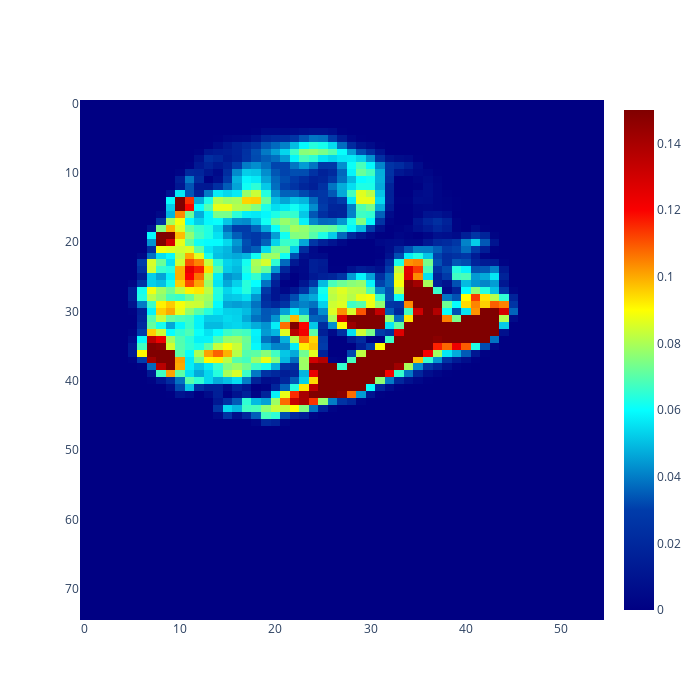

Notebook cell for this chart:
### Code cell
%get mapKtE1 --from MATLAB
%get myS --from MATLAB
%get cMax --from MATLAB
%get test --from MATLAB

fig1 = go.Figure()
fig1.add_trace(go.Heatmap(z=mapKtE1[:,:,myS-1], zmin=0, zmax=cMax, colorscale='jet'))
fig1.update_layout(yaxis_autorange="reversed", width = 700, height = 700)


fig1.show()

### Figure 1 — Plotly figure (JSON) as saved in the notebook; plotly's stock layout.template omitted (floating-point values rounded to 4 significant figures; data arrays with more than 128 entries replaced by an {"elided": "..."} marker saying what was removed)
{"data": [{"colorscale": [[0, "rgb(0,0,131)"], [0.2, "rgb(0,60,170)"], [0.4, "rgb(5,255,255)"], [0.6, "rgb(255,255,0)"], [0.8, "rgb(250,0,0)"], [1, "rgb(128,0,0)"]], "type": "heatmap", "z": {"elided": "75x55 float values"}, "zmax": 0.15, "zmin": 0}], "layout": {"height": 700, "width": 700, "yaxis": {"autorange": "reversed"}}}
